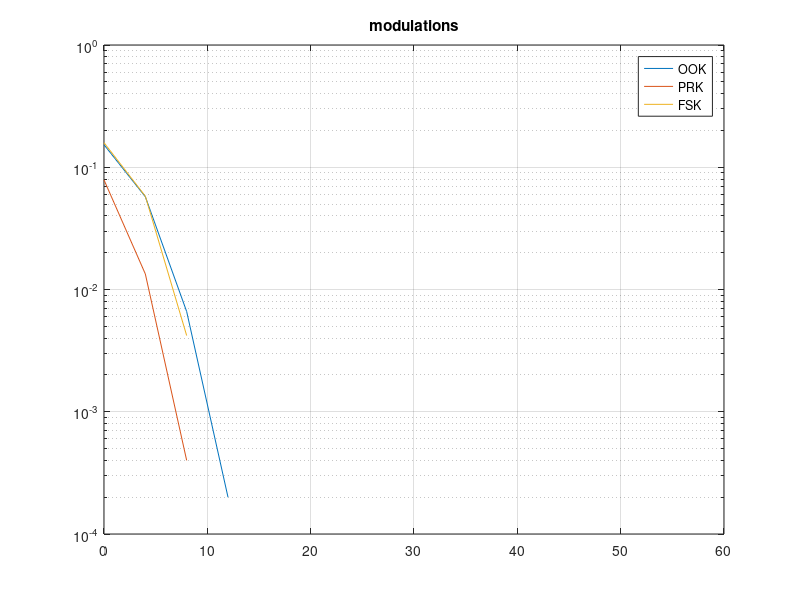

Source code (MATLAB): (Note: this script raises an error after producing the figure.)
%%
clc;
clear all;

%%
%SNR range 0 -> 60 db , 4 db step
SNR = [0 4 8 12 16 20 24 28 32 36 40 44 48 52 56 60];
no_of_bits = 1e4;
vector = zeros(1,no_of_bits);
complex_i = sqrt(-1);

%generate random binary vector
for i = 1:no_of_bits
    vector(i) = mod(randi(2),2);
end

%%
ber_ook = zeros(1,length(SNR));
ber_prk = zeros(1,length(SNR));
ber_fsk = zeros(1,length(SNR));

for j = 1:length(SNR)

    %modulate signal according to type of modulation:
    % ook -> no change in bits required
    ook_modulated_signal = vector;

    % prk -> represent bit 1 by 1 and bit 0 by -1 ( formula : 2*vector_bits - 1)
    prk_modulated_signal =  2*vector -1;

    % fsk -> modulate 1st bit of the stream on a carrier and the other bit
    % on a carrier orthogonal on it  ( if bit_to_send = 0 send 1, else send i)
    fsk_modulated_signal = zeros(1,no_of_bits);
    
    for i = 1:no_of_bits
        if vector(i) == 0
            fsk_modulated_signal(i) = 1;
        end
        if vector(i) ~= 0
            fsk_modulated_signal(i) = complex_i;
        end
    end
    
    %snr in watt
    SNR_watt = 10^(SNR(j)/10);
    %power
    ook_power = mean(ook_modulated_signal.^2);
    prk_power = mean(prk_modulated_signal.^2);
    fsk_power = mean(abs(fsk_modulated_signal).^2);
    %noise
    ook_noise = (sqrt(ook_power/SNR_watt)/sqrt(2)).*(randn(1,no_of_bits)+complex_i*randn(1,no_of_bits));
    prk_noise = (sqrt(prk_power/SNR_watt)/sqrt(2)).*(randn(1,no_of_bits)+complex_i*randn(1,no_of_bits));
    fsk_noise = (sqrt(fsk_power/SNR_watt)/sqrt(2)).*(randn(1,no_of_bits)+complex_i*randn(1,no_of_bits));

    %apply noise to bits (symbols in fsk)
    % calculate signal power as it's not unity --> measured
    %   (rx_sequence = bits+noise)
    %or (rx_sequence = awgn(bits,SNR,'measured')
    ook_rx_sequence = ook_modulated_signal + ook_noise; 
    prk_rx_sequence = prk_modulated_signal + prk_noise;
    fsk_rx_sequence = fsk_modulated_signal + fsk_noise;

    %decide whether the rx_sequence is 1 or 0 (use relational operators and
    %indexing) 
    for i = 1: no_of_bits
        if real(ook_rx_sequence(i)) < 0.5
            ook_rx_sequence(i) = 0;
        elseif real(ook_rx_sequence(i)) >= 0.5
            ook_rx_sequence(i) = 1;
        end
        
        if real(prk_rx_sequence(i)) < 0
            prk_rx_sequence(i) = 0;
        elseif real(prk_rx_sequence(i)) >= 0
            prk_rx_sequence(i) = 1;
        end
        
        if real(fsk_rx_sequence(i)) < imag(fsk_rx_sequence(i))
            fsk_rx_sequence(i) = 1;
        elseif real(fsk_rx_sequence(i)) >= imag(fsk_rx_sequence(i))
            fsk_rx_sequence(i) = 0;
        end
       
    end
    
    %compare the original bits with the detected bits and calculate no of
    %errors (use xor or biterr)
    ook_error_bits = 0;
    prk_error_bits = 0;
    fsk_error_bits = 0;
    for i=1:no_of_bits
        if vector(i) ~= ook_rx_sequence(i)
            ook_error_bits = ook_error_bits + 1;
        end
        if vector(i) ~= prk_rx_sequence(i)
            prk_error_bits = prk_error_bits + 1;
        end
        if vector(i) ~= fsk_rx_sequence(i)
            fsk_error_bits = fsk_error_bits + 1;
        end
    end

    ook_ber =  ook_error_bits/no_of_bits;
    ber_ook(j) = ook_ber;
    
    prk_ber = prk_error_bits/no_of_bits;
    ber_prk(j) = prk_ber;
    
    fsk_ber = fsk_error_bits/no_of_bits;
    ber_fsk(j) = fsk_ber;

    %save probability of error of each SNR in matrix, ber
    % ber = [ber new prob. of error]
    ber = [ook_ber prk_ber fsk_ber];

end 

%%
%plot the ber curve against SNR (use semilogy)
figure(1)
semilogy(SNR, ber_ook);
title('modulations');grid on
hold on
semilogy(SNR, ber_prk);
hold on
semilogy(SNR, ber_fsk);
hold off
legend('OOK', 'PRK', 'FSK');

%%
%evaluate the same curves using (modem.pskmod, modem.pammod, ...)
ber_ook = zeros(1,length(SNR));
ber_prk = zeros(1,length(SNR));
ber_fsk = zeros(1,length(SNR));

for j = 1:length(SNR)

    %modulate signal according to type of modulation:
    ook_modulated_signal = vector;
    prk_modulated_signal =  pskmod(vector, 2);
    fsk_modulated_signal = fskmod(vector,2,0.5,2);
    
    %apply noise to bits (symbols in fsk)
    % calculate signal power as it's not unity --> measured 
    %   (rx_sequence = bits+noise)
    %or (rx_sequence = awgn(bits,SNR,'measured')
    
    %snr in watt
    SNR_watt = 10^(SNR(j)/10);
    %power
    ook_power = mean(ook_modulated_signal.^2);
    prk_power = mean(abs(prk_modulated_signal).^2);
    fsk_power = mean(abs(fsk_modulated_signal).^2);
    %noise
    ook_noise = (sqrt(ook_power/SNR_watt)/sqrt(2)).*(randn(1,no_of_bits)+complex_i*randn(1,no_of_bits));
    prk_noise = (sqrt(prk_power/SNR_watt)/sqrt(2)).*(randn(1,no_of_bits)+complex_i*randn(1,no_of_bits));
    fsk_noise = (sqrt(fsk_power/SNR_watt) /sqrt(2)) .* (randn(1,2*no_of_bits)+complex_i*randn(1,2*no_of_bits));
    
    %apply noise to bits (symbols in fsk)
    % calculate signal power as it's not unity --> measured
    %   (rx_sequence = bits+noise)
    %or (rx_sequence = awgn(bits,SNR,'measured')
    ook_rx_sequence = ook_modulated_signal + ook_noise; 
    prk_rx_sequence = prk_modulated_signal + prk_noise;
    fsk_rx_sequence = fsk_modulated_signal + fsk_noise;   
    
    
    %decide whether the rx_sequence is 1 or 0 (use relational operators and
    %indexing) 
    
    for i = 1: no_of_bits
        if real(ook_rx_sequence(i)) < 0.5
            ook_rx_sequence(i) = 0;
        elseif real(ook_rx_sequence(i)) >= 0.5
            ook_rx_sequence(i) = 1;
        end
    end
    
    prk_rx_sequence = pskdemod(prk_rx_sequence, 2);
    fsk_rx_sequence = fskdemod(fsk_rx_sequence,2,0.5,2);
    
    %compare the original bits with the detected bits and calculate no of
    %errors (use xor or biterr)
    ook_error_bits = 0;
    prk_error_bits = 0;
    fsk_error_bits = 0;
    for i=1:no_of_bits
        if vector(i) ~= ook_rx_sequence(i)
            ook_error_bits = ook_error_bits + 1;
        end
        if vector(i) ~= prk_rx_sequence(i)
            prk_error_bits = prk_error_bits + 1;
        end
        if vector(i) ~= fsk_rx_sequence(i)
            fsk_error_bits = fsk_error_bits + 1;
        end
    end

    ook_ber =  ook_error_bits/no_of_bits;
    ber_ook(j) = ook_ber;
    
    prk_ber = prk_error_bits/no_of_bits;
    ber_prk(j) = prk_ber;
    
    fsk_ber = fsk_error_bits/no_of_bits;
    ber_fsk(j) = fsk_ber;

    %save probability of error of each SNR in matrix, ber
    % ber = [ber new prob. of error]
    ber = [ook_ber prk_ber fsk_ber];
end

%%
%plot the matlab modulated signals
figure(2)
semilogy(SNR, ber_ook);
title('matlab mod');grid on
hold on
semilogy(SNR, ber_prk);
hold on
semilogy(SNR, ber_fsk);
hold off
legend('OOK', 'PRK', 'FSK');

%%
%evaluate the probability of error of the 16 qam modulation

ber_qam16 = zeros(1,length(SNR));

for j = 1:length(SNR)

    qam16_modulated_signal =  qammod(vector, 16);

    %apply noise to bits (symbols in fsk)
    % calculate signal power as it's not unity 
    %   (rx_sequence = bits+noise)
    %or (rx_sequence = awgn(bits,SNR,'measured')
    qam16_rx_sequence = awgn(qam16_modulated_signal,SNR(j),'measured');
    
    %decide whether the rx_sequence is 1 or 0
    qam16_rx_sequence = qamdemod(qam16_rx_sequence, 16);
    
    %compare the original bits with the detected bits and calculate no of
    %errors (use xor or biterr)
    qam16_error_bits = 0;
    for i=1:no_of_bits
        if vector(i) ~= qam16_rx_sequence(i)
            qam16_error_bits = qam16_error_bits + 1;
        end
    end

    qam16_ber =  qam16_error_bits/no_of_bits;
    ber_qam16(j) = qam16_ber;
    
end

%%
%plot the matlab qam16 modulated signal
figure(3)
%subplot(411)
semilogy(SNR, ber_qam16);
title('16 QAM pskmod');grid on